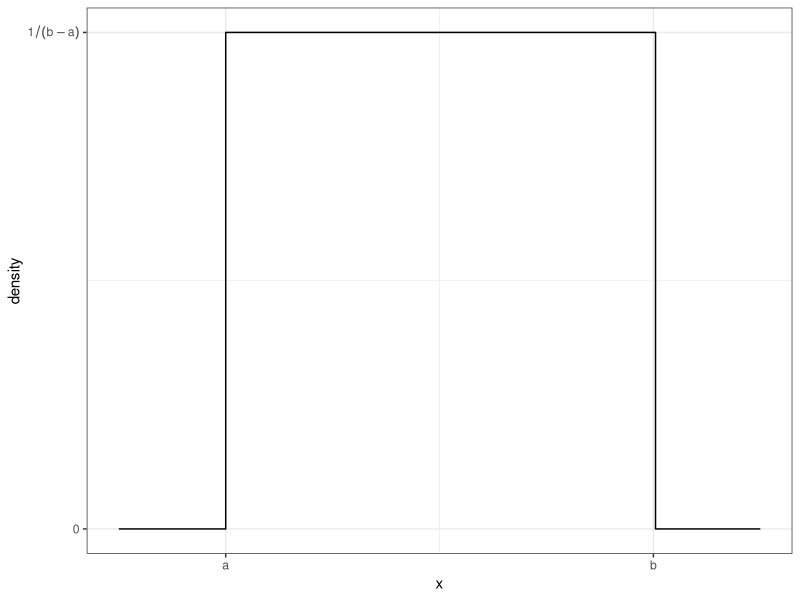
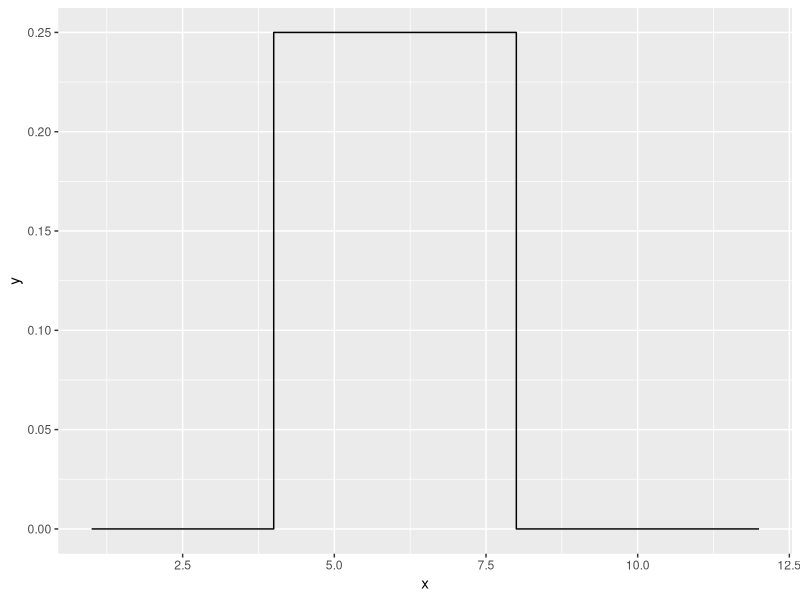
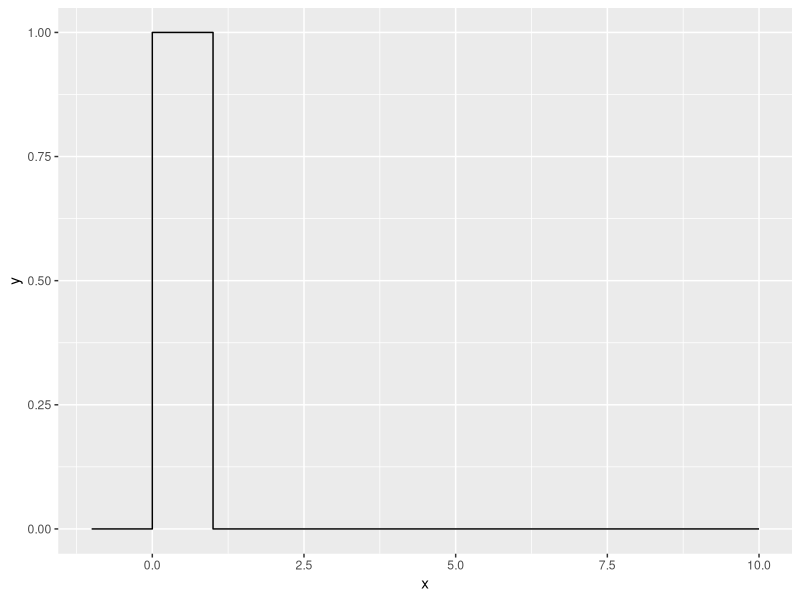
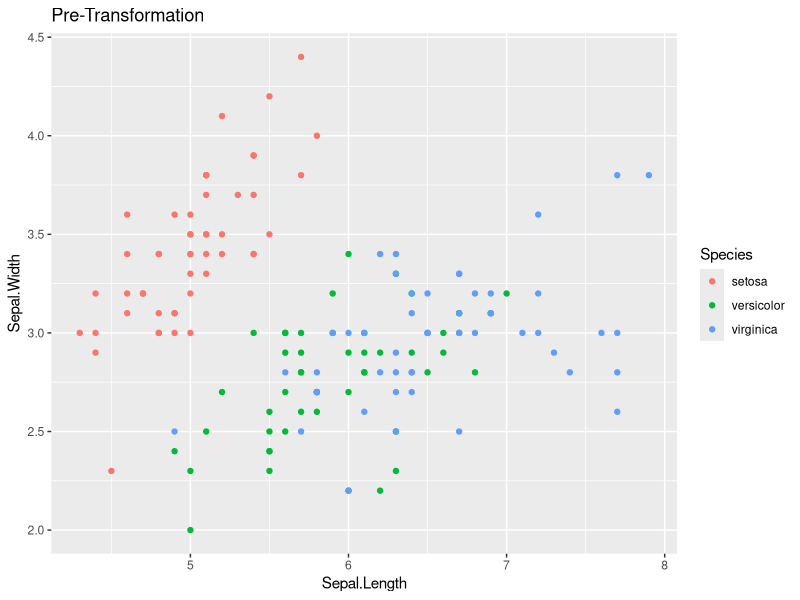
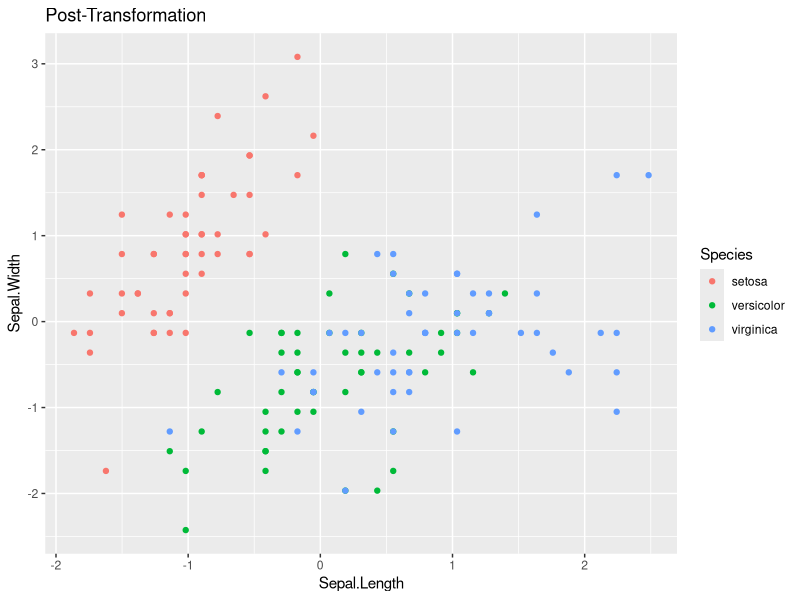

The R script that drew these images, in order:
## ---- chunk 1
knitr::opts_chunk$set(echo = TRUE)
library(tidyverse)
## ---- chunk 2
library(ggplot2) 
library(dplyr) 
data <- data.frame(x = seq(-.25,1.25, length=301)) 
data <- data %>% mutate( y = dunif(x,0,1) ) 
ggplot(data, aes(x=x, y=y)) +
  geom_step() +   # geom_step is similar to geom_line() but for step functions
  scale_x_continuous( breaks=c(0,1), labels=c('a','b') ) +
  scale_y_continuous( breaks=c(0,1), labels=c(0,expression(1 / (b-a) )) ) +
  labs(y='density') + theme_bw()
## ---- chunk 3
a <- 3
b <- 9

unif_fun <- function(x){
  if( x < a ){
  result <- 0     
  }else if( x <= b ){
  result <- 1/(b-a)
  }else{
  result <- 0
  }
  return(result)}

#Using multiple if()else in order to specify bounds of the uniform distribution - can do as many if else as needed - don't forget to define the result and use a return statement at the end of a function 

unif_fun(8)
unif_fun(1)
unif_fun(11)
## ---- chunk 4
duniform <- function(x, a, b){
  result <- NULL #defines result
  N <- length(x) #define the object for the for loop
  for( i in 1:N ){ # i = index, and then 1:N defines how longthe loop #will go for
     if( x[i] < b & x[i] > a ){ #x[i] - vectorizes the for loop - for loop is not ususally vectorized inherintly 
  result[i] <- 1/(b-a) 
    }else{
  result[i] <- 0  #don't know if you need to vectorize the result 
  }
  }
  return(result) #again, always define a return statement
}

duniform(x=seq(1, 20, length.out=10), 12, 24) 
## ---- chunk 5
data.frame( x=seq(1, 12, by=.001) ) %>%
  mutate( y = duniform(x, 4, 8) ) %>%
  ggplot( aes(x=x, y=y) ) +
  geom_step()
## ---- chunk 6
microbenchmark::microbenchmark( duniform( seq(-4,12,by=.0001), 4, 8), times=100)
## ---- chunk 7
uni_fun2 <- function(x, a, b){
    ifelse( a<=x & x<=b, 1/(b-a), 0 ) } #much simpler than the for loop - especially for the context of this problem - it makes a lot more sense 
  #works better if you are not defining result here

uni_fun2(x=seq(1, 20, length.out=10), 12, 24)
## ---- chunk 8
microbenchmark::microbenchmark( uni_fun2( seq(-4,12,by=.0001), 4, 8), times=100)
## ---- chunk 9
duniform <- function(x,a=0,b=1){ # putting the arguments equal to something makes it the default 
    result = NULL #This is how you would do it if you defined result - honestly probably the better way - makes sure it returns what you want it to return
    result <- ifelse( a<=x & x<=b, 1/(b-a), 0 )
  return(result)
}

data.frame( x=seq(-1, 10, by=.001) ) %>%
  mutate( y = duniform(x) ) %>%
  ggplot( aes(x=x, y=y) ) +
  geom_step()
## ---- chunk 10
standardize <- function(x){
  mu = mean(x)
  se = sd(x)
  z  = (x - mu)/se
  return(z)
}

standardize(1:10)

## ---- chunk 11
data( 'iris' )
# Graph the pre-transformed data.
ggplot(iris, aes(x=Sepal.Length, y=Sepal.Width, color=Species)) +
  geom_point() +
  labs(title='Pre-Transformation')

# Standardize all of the numeric columns
# across() selects columns and applies a function to them
# there column select requires a dplyr column select command such
# as starts_with(), contains(), or where().  The where() command
# allows us to use some logical function on the column to decide
# if the function should be applied or not.
iris.z <- iris %>% mutate( across(where(is.numeric), standardize) )

# Graph the post-transformed data.
ggplot(iris.z, aes(x=Sepal.Length, y=Sepal.Width, color=Species)) +
  geom_point() +
  labs(title='Post-Transformation')
## ---- chunk 12

FizzBuzz <- function(n){
  output <- 1:n #definiing the object - where the loop will run to 
{for(i in output){
  if(i %% 3 == 0 & i %% 5 == 0) output[i] <- 'Fizz-Buzz' #%% means divisible and get the remainder - so here we are saying if 1 is divisible by three and the remainder is 0
  if(i %% 3 == 0 & i %% 5 != 0) # Probably do the indent to make sure this is clear (if the logical here is satisfied, then the vectorized output will be ...)
    output[i] <- 'Fizz'
  if(i %% 3 != 0 & i %% 5 == 0) 
    output[i] <- 'Buzz'
  if(i %% 3 != 0 & i %% 5 != 0) 
    output[i] <-  i}
} 
  return(output)
}

#if struggling here - run line by line in an rscript 

FizzBuzz(20)
